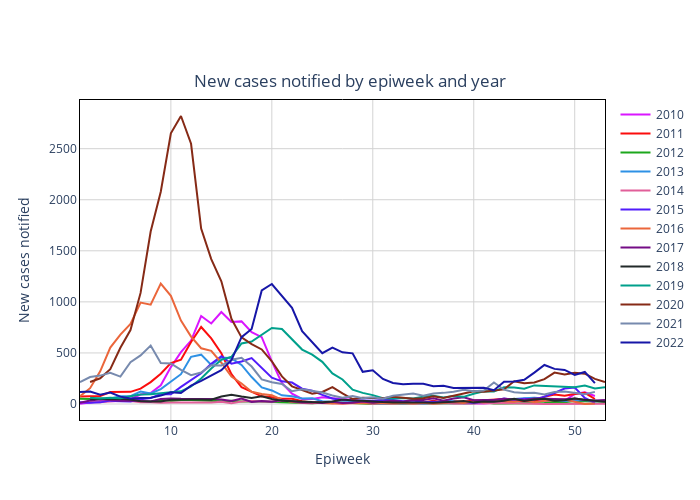

Write notebook code for a chart like this one.
### Code cell
fig = go.Figure()

colors = ['#DA16FF', '#FB0D0D', '#1CA71C', '#2E91E5', '#E15F99','#511CFB','#EB663B','#750D86','#222A2A', 
            '#00A08B', '#862A16', '#778AAE', '#1616A7'] 

title = f"New cases notified by epiweek and year"

fig.update_layout(width=700, height=500, title={
                'text': title,
                'y': 0.85,
                'x': 0.5,
                'xanchor': 'center',
                'yanchor': 'top'},
                xaxis_title='Epiweek',
                yaxis_title=f'New cases notified',
                template='plotly_white')

            # adding the traces

            # Data
            
for year in np.arange(2010, 2023):
        
    df_slice = df_w.loc[df_w.year == year]
        
    fig.add_trace(go.Scatter(x=df_slice.week, y=df_slice.notified, name = f'{year}',
                                line=dict(color=colors[year-2010])))

# update the color of the grid and axis
fig.update_xaxes(showgrid=True, gridwidth=1, gridcolor='lightgray', zeroline=False,
    showline=True, linewidth=1, linecolor='black', mirror=True)


fig.update_yaxes(showgrid=True, gridwidth=1, gridcolor='lightgray', zeroline=False,
                            showline=True, linewidth=1, linecolor='black', mirror=True)

### Figure 1 — Plotly figure (JSON) as saved in the notebook; plotly's stock layout.template omitted (floating-point values rounded to 4 significant figures)
{"data": [{"line": {"color": "#DA16FF"}, "name": "2010", "type": "scatter", "x": [1, 2, 3, 4, 5, 6, 7, 8, 9, 10, 11, 12, 13, 14, 15, 16, 17, 18, 19, 20, 21, 22, 23, 24, 25, 26, 27, 28, 29, 30, 31, 32, 33, 34, 35, 36, 37, 38, 39, 40, 41, 42, 43, 44, 45, 46, 47, 48, 49, 50, 51, 52], "y": [2, 14, 27, 28, 30, 48, 93, 108, 183, 361, 508, 621, 861, 788, 901, 804, 809, 703, 654, 417, 205, 102, 49, 49, 65, 56, 47, 42, 17, 17, 6, 5, 5, 7, 8, 7, 7, 8, 7, 6, 5, 12, 24, 34, 24, 32, 34, 33, 32, 99, 115, 78]}, {"line": {"color": "#FB0D0D"}, "name": "2011", "type": "scatter", "x": [1, 2, 3, 4, 5, 6, 7, 8, 9, 10, 11, 12, 13, 14, 15, 16, 17, 18, 19, 20, 21, 22, 23, 24, 25, 26, 27, 28, 29, 30, 31, 32, 33, 34, 35, 36, 37, 38, 39, 40, 41, 42, 43, 44, 45, 46, 47, 48, 49, 50, 51, 52], "y": [73, 74, 78, 117, 120, 119, 150, 214, 297, 400, 433, 607, 754, 642, 497, 292, 165, 121, 75, 67, 51, 52, 28, 15, 20, 12, 4, 12, 11, 10, 9, 13, 14, 11, 16, 31, 16, 27, 23, 34, 36, 40, 50, 37, 24, 26, 71, 93, 81, 98, 109, 49]}, {"line": {"color": "#1CA71C"}, "name": "2012", "type": "scatter", "x": [1, 2, 3, 4, 5, 6, 7, 8, 9, 10, 11, 12, 13, 14, 15, 16, 17, 18, 19, 20, 21, 22, 23, 24, 25, 26, 27, 28, 29, 30, 31, 32, 33, 34, 35, 36, 37, 38, 39, 40, 41, 42, 43, 44, 45, 46, 47, 48, 49, 50, 51, 52, 53], "y": [51, 48, 53, 49, 40, 35, 32, 22, 42, 29, 38, 38, 33, 26, 28, 33, 25, 26, 23, 23, 15, 19, 12, 8, 13, 9, 14, 7, 3, 0, 4, 4, 5, 3, 8, 6, 5, 8, 8, 7, 16, 6, 4, 7, 7, 13, 10, 21, 17, 29, 26, 25, 21]}, {"line": {"color": "#2E91E5"}, "name": "2013", "type": "scatter", "x": [2, 3, 4, 5, 6, 7, 8, 9, 10, 11, 12, 13, 14, 15, 16, 17, 18, 19, 20, 21, 22, 23, 24, 25, 26, 27, 28, 29, 30, 31, 32, 33, 34, 35, 36, 37, 38, 39, 40, 41, 42, 43, 44, 45, 46, 47, 48, 49, 50, 51, 52, 53], "y": [48, 49, 53, 76, 76, 121, 103, 146, 217, 292, 462, 483, 383, 455, 447, 383, 264, 163, 133, 85, 75, 54, 56, 27, 19, 14, 19, 17, 4, 3, 12, 5, 12, 5, 10, 31, 28, 8, 13, 21, 26, 33, 48, 57, 60, 54, 42, 30, 35, 40, 26, 30]}, {"line": {"color": "#E15F99"}, "name": "2014", "type": "scatter", "x": [2, 3, 4, 5, 6, 7, 8, 9, 10, 11, 12, 13, 14, 15, 16, 17, 18, 19, 20, 21, 22, 23, 24, 25, 26, 27, 28, 29, 30, 31, 32, 33, 34, 35, 36, 37, 38, 39, 40, 41, 42, 43, 44, 45, 46, 47, 48, 49, 50, 51, 52, 53], "y": [20, 18, 27, 32, 29, 17, 18, 12, 15, 15, 16, 14, 15, 22, 8, 24, 29, 25, 24, 33, 26, 11, 7, 18, 7, 7, 7, 12, 3, 9, 4, 12, 6, 9, 6, 15, 5, 7, 7, 11, 12, 11, 8, 2, 2, 0, 1, 0, 0, 0, 0, 2]}, {"line": {"color": "#511CFB"}, "name": "2015", "type": "scatter", "x": [1, 2, 3, 4, 5, 6, 7, 8, 9, 10, 11, 12, 13, 14, 15, 16, 17, 18, 19, 20, 21, 22, 23, 24, 25, 26, 27, 28, 29, 30, 31, 32, 33, 34, 35, 36, 37, 38, 39, 40, 41, 42, 43, 44, 45, 46, 47, 48, 49, 50, 51, 52], "y": [18, 13, 16, 33, 28, 25, 46, 58, 97, 96, 167, 232, 301, 395, 468, 395, 417, 449, 356, 257, 222, 210, 150, 130, 89, 54, 38, 36, 33, 32, 39, 40, 27, 34, 18, 22, 16, 13, 17, 12, 19, 31, 53, 39, 51, 44, 72, 108, 152, 161, 60, 10]}, {"line": {"color": "#EB663B"}, "name": "2016", "type": "scatter", "x": [1, 2, 3, 4, 5, 6, 7, 8, 9, 10, 11, 12, 13, 14, 15, 16, 17, 18, 19, 20, 21, 22, 23, 24, 25, 26, 27, 28, 29, 30, 31, 32, 33, 34, 35, 36, 37, 38, 39, 40, 41, 42, 43, 44, 45, 46, 47, 48, 49, 50, 51, 52], "y": [76, 155, 320, 553, 680, 783, 993, 972, 1179, 1059, 817, 660, 546, 520, 404, 268, 201, 119, 99, 85, 43, 20, 16, 12, 10, 6, 8, 9, 11, 7, 9, 10, 10, 6, 12, 3, 13, 16, 11, 24, 17, 35, 28, 22, 42, 17, 31, 38, 45, 23, 0, 6]}, {"line": {"color": "#750D86"}, "name": "2017", "type": "scatter", "x": [1, 2, 3, 4, 5, 6, 7, 8, 9, 10, 11, 12, 13, 14, 15, 16, 17, 18, 19, 20, 21, 22, 23, 24, 25, 26, 27, 28, 29, 30, 31, 32, 33, 34, 35, 36, 37, 38, 39, 40, 41, 42, 43, 44, 45, 46, 47, 48, 49, 50, 51, 52, 53], "y": [13, 34, 47, 40, 31, 34, 27, 24, 48, 55, 51, 52, 52, 48, 43, 29, 53, 20, 30, 23, 38, 27, 14, 18, 11, 23, 9, 13, 25, 13, 20, 31, 23, 41, 40, 56, 31, 53, 66, 37, 38, 39, 51, 46, 39, 54, 52, 51, 46, 53, 39, 35, 40]}, {"line": {"color": "#222A2A"}, "name": "2018", "type": "scatter", "x": [2, 3, 4, 5, 6, 7, 8, 9, 10, 11, 12, 13, 14, 15, 16, 17, 18, 19, 20, 21, 22, 23, 24, 25, 26, 27, 28, 29, 30, 31, 32, 33, 34, 35, 36, 37, 38, 39, 40, 41, 42, 43, 44, 45, 46, 47, 48, 49, 50, 51, 52, 53], "y": [46, 48, 49, 51, 45, 28, 25, 25, 42, 45, 44, 43, 41, 74, 90, 73, 59, 75, 49, 32, 27, 19, 19, 17, 25, 44, 34, 32, 22, 19, 15, 16, 19, 14, 13, 16, 22, 30, 16, 24, 21, 31, 51, 29, 44, 51, 32, 36, 54, 41, 28, 22]}, {"line": {"color": "#00A08B"}, "name": "2019", "type": "scatter", "x": [2, 3, 4, 5, 6, 7, 8, 9, 10, 11, 12, 13, 14, 15, 16, 17, 18, 19, 20, 21, 22, 23, 24, 25, 26, 27, 28, 29, 30, 31, 32, 33, 34, 35, 36, 37, 38, 39, 40, 41, 42, 43, 44, 45, 46, 47, 48, 49, 50, 51, 52, 53], "y": [62, 53, 62, 56, 76, 94, 96, 104, 116, 124, 172, 250, 347, 433, 462, 593, 611, 678, 744, 734, 632, 533, 484, 413, 300, 240, 140, 109, 87, 57, 54, 58, 54, 72, 80, 64, 78, 70, 101, 124, 122, 163, 162, 150, 182, 177, 172, 164, 164, 181, 151, 165]}, {"line": {"color": "#862A16"}, "name": "2020", "type": "scatter", "x": [2, 3, 4, 5, 6, 7, 8, 9, 10, 11, 12, 13, 14, 15, 16, 17, 18, 19, 20, 21, 22, 23, 24, 25, 26, 27, 28, 29, 30, 31, 32, 33, 34, 35, 36, 37, 38, 39, 40, 41, 42, 43, 44, 45, 46, 47, 48, 49, 50, 51, 52, 53], "y": [215, 252, 341, 550, 724, 1088, 1689, 2078, 2650, 2820, 2548, 1717, 1419, 1202, 834, 652, 586, 534, 418, 270, 173, 140, 100, 118, 165, 105, 49, 62, 62, 56, 72, 64, 52, 56, 76, 59, 83, 102, 124, 120, 132, 143, 222, 203, 210, 244, 308, 289, 307, 297, 246, 215]}, {"line": {"color": "#778AAE"}, "name": "2021", "type": "scatter", "x": [1, 2, 3, 4, 5, 6, 7, 8, 9, 10, 11, 12, 13, 14, 15, 16, 17, 18, 19, 20, 21, 22, 23, 24, 25, 26, 27, 28, 29, 30, 31, 32, 33, 34, 35, 36, 37, 38, 39, 40, 41, 42, 43, 44, 45, 46, 47, 48, 49, 50, 51, 52], "y": [214, 264, 278, 305, 268, 410, 476, 572, 401, 397, 334, 283, 308, 380, 377, 433, 452, 367, 241, 213, 196, 125, 144, 126, 112, 83, 61, 77, 56, 65, 52, 80, 88, 102, 82, 103, 109, 120, 140, 124, 131, 211, 140, 115, 107, 111, 94, 118, 122, 108, 95, 119]}, {"line": {"color": "#1616A7"}, "name": "2022", "type": "scatter", "x": [1, 2, 3, 4, 5, 6, 7, 8, 9, 10, 11, 12, 13, 14, 15, 16, 17, 18, 19, 20, 21, 22, 23, 24, 25, 26, 27, 28, 29, 30, 31, 32, 33, 34, 35, 36, 37, 38, 39, 40, 41, 42, 43, 44, 45, 46, 47, 48, 49, 50, 51, 52], "y": [118, 123, 91, 113, 72, 55, 59, 61, 82, 115, 108, 179, 227, 280, 331, 430, 654, 735, 1112, 1175, 1056, 942, 714, 608, 497, 553, 506, 496, 315, 331, 245, 206, 194, 198, 199, 175, 178, 157, 157, 158, 158, 135, 217, 220, 237, 307, 382, 344, 334, 284, 314, 204]}], "layout": {"height": 500, "title": {"text": "New cases notified by epiweek and year", "x": 0.5, "xanchor": "center", "y": 0.85, "yanchor": "top"}, "width": 700, "xaxis": {"gridcolor": "lightgray", "gridwidth": 1, "linecolor": "black", "linewidth": 1, "mirror": true, "showgrid": true, "showline": true, "title": {"text": "Epiweek"}, "zeroline": false}, "yaxis": {"gridcolor": "lightgray", "gridwidth": 1, "linecolor": "black", "linewidth": 1, "mirror": true, "showgrid": true, "showline": true, "title": {"text": "New cases notified"}, "zeroline": false}}}
